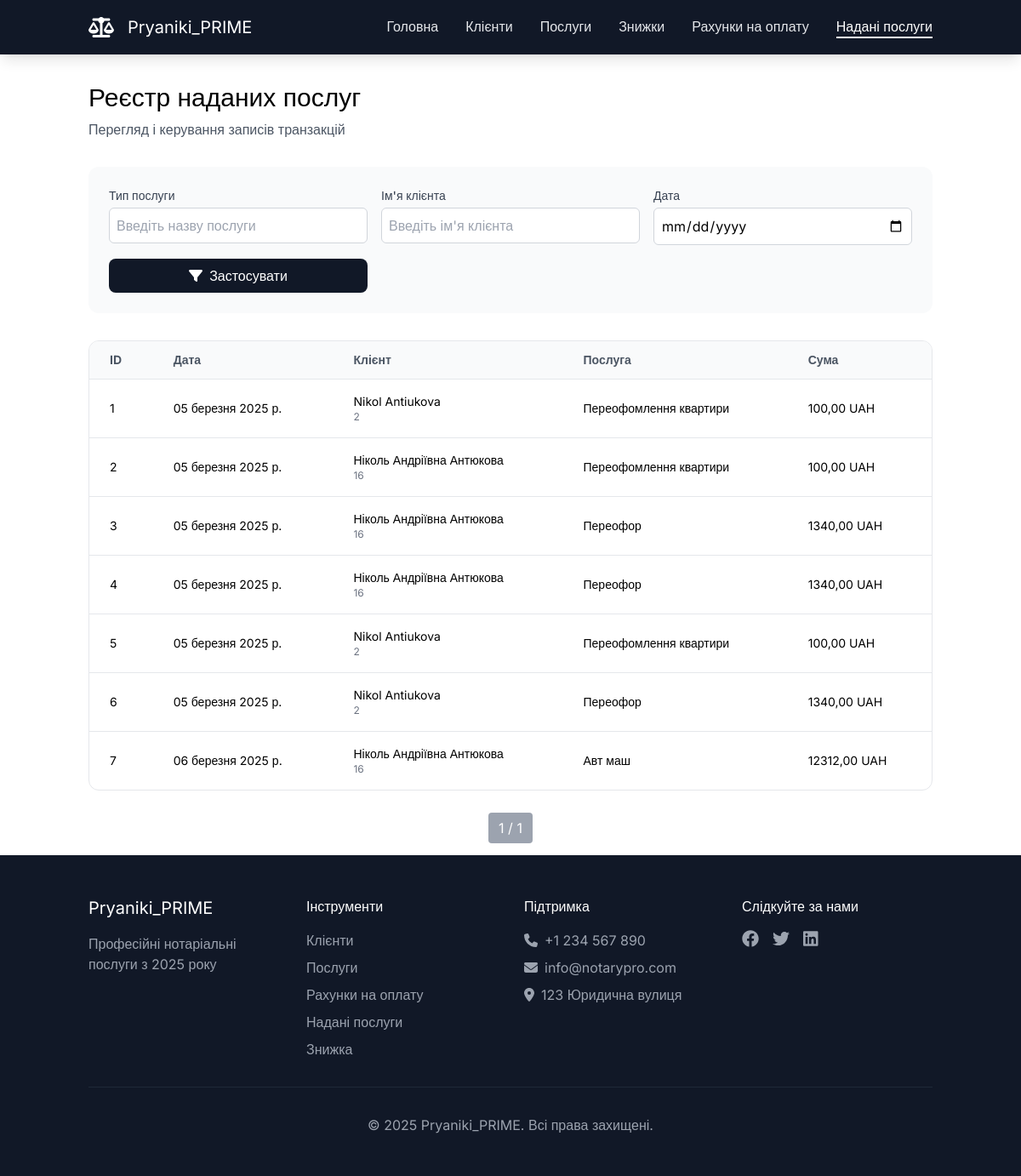
Before: /provided_services (signed in) with the older database file.
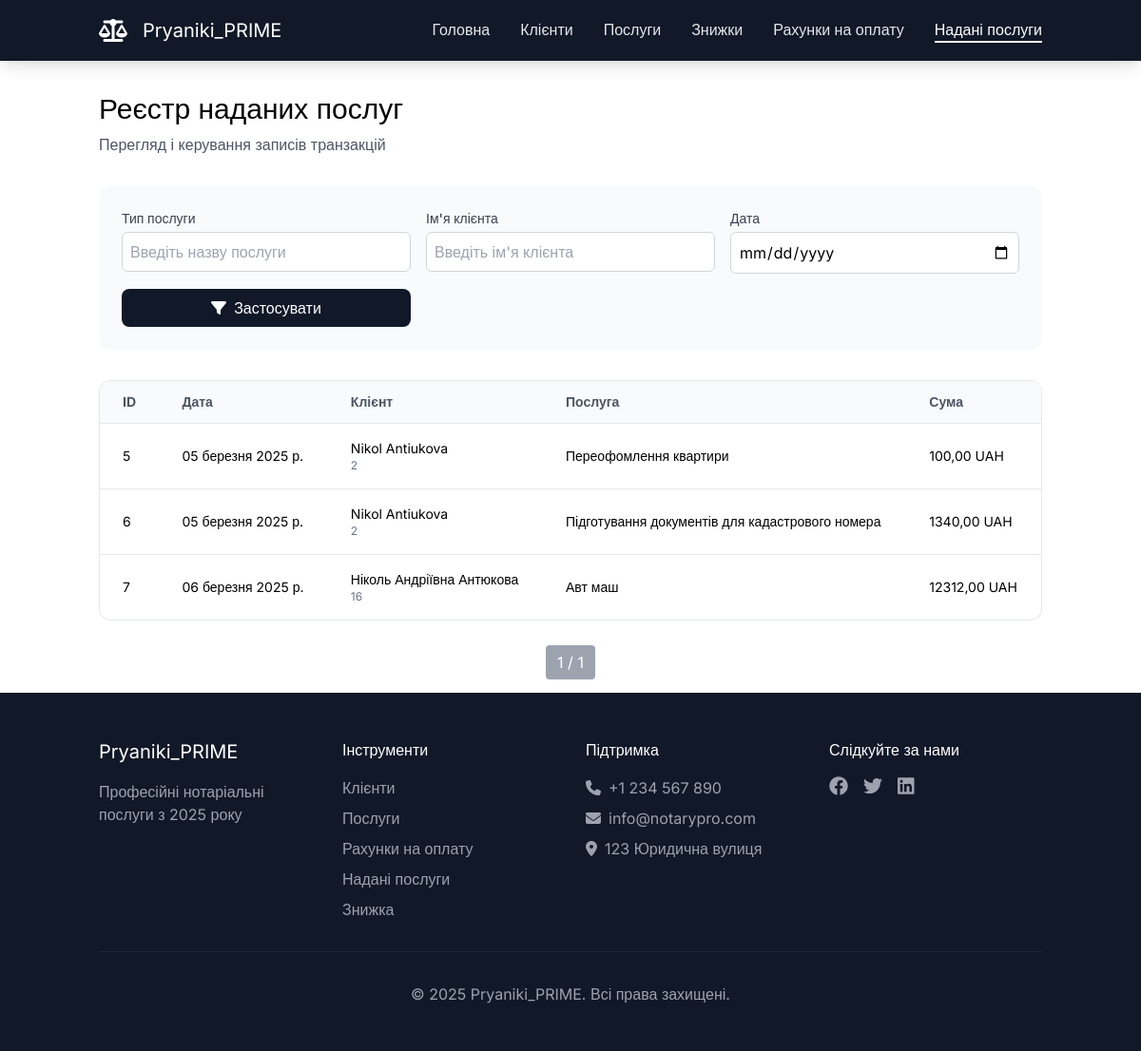
After: the same page with the newer database file.
### RealAgency/models.py (models this page shows)
class ProvidedService(models.Model):
    invoice = models.ForeignKey(Invoice, on_delete=models.CASCADE)
    service = models.ForeignKey(Service, on_delete=models.CASCADE)
    amount = models.IntegerField()
    price = models.DecimalField(max_digits=19, decimal_places=2)
    pdv = models.IntegerField()
    total_no_pdv = models.DecimalField(max_digits=19, decimal_places=2)
    total_pdv = models.DecimalField(max_digits=19, decimal_places=2)

class Invoice(models.Model):
    client = models.ForeignKey(Client, on_delete=models.CASCADE)
    date = models.DateField()
    code = models.CharField(max_length=255)
    invoice_file_path = models.CharField(max_length=255)
    commission = models.IntegerField()
    discount = models.IntegerField()
    pdv = models.IntegerField()
    commission_amount_no_pdv = models.DecimalField(max_digits=19, decimal_places=2)
    services_total_no_pdv = models.DecimalField(max_digits=19, decimal_places=2)
    total_no_pdv = models.DecimalField(max_digits=19, decimal_places=2)
    total_pdv = models.DecimalField(max_digits=19, decimal_places=2)

class Client(models.Model):
    client_type = models.ForeignKey(ClientType, on_delete=models.CASCADE)
    name = models.CharField(max_length=255)
    address = models.CharField(max_length=255)
    phone = models.CharField(max_length=255)
    email = models.CharField(max_length=255)
    passport_id = models.CharField(max_length=255, null=True, blank=True)
    iin = models.CharField(max_length=255, null=True, blank=True)
    edrpou = models.CharField(max_length=255, null=True, blank=True)

class Service(models.Model):
    name = models.CharField(max_length=255)
    description = models.CharField(max_length=255)
    unit = models.CharField(max_length=255)
    price = models.DecimalField(max_digits=19, decimal_places=2)

### RealAgency/views.py (the view)
        def _wrapped_view(request, *args, **kwargs):
            if not request.user.is_authenticated:
                return redirect('login')
            if not any(group.name in roles for group in request.user.groups.all()):
                raise PermissionDenied("You are not permitted to perform this action.")
            return view_func(request, *args, **kwargs)

### RealAgency/views.py (called while the page is built)
def role_required(roles):
    def decorator(view_func):
        def _wrapped_view(request, *args, **kwargs):
            if not request.user.is_authenticated:
                return redirect('login')
            if not any(group.name in roles for group in request.user.groups.all()):
                raise PermissionDenied("You are not permitted to perform this action.")
            return view_func(request, *args, **kwargs)
        return _wrapped_view
    return decorator

@role_required(['Manager', 'Notary'])
def provided_services(request):
    provided_services_list = ProvidedService.objects.all().order_by('id')
    paginator = Paginator(provided_services_list, 10)
    page_number = request.GET.get('page')
    page_obj = paginator.get_page(page_number)
    return render(request, 'provided_services/main.html', {'provided_services': page_obj})

### templates/provided_services/main.html (shortened to what the changed rows need)
{% extends "base.html" %}
{% block content %}
    <main id="main" class="pt-24">
        <div class="container mx-auto px-4">
            <div id="page-header" class="mb-8">
                <h1 class="text-3xl mb-2">Реєстр наданих послуг</h1>
            </div>
            <div id="transactions-table" class="bg-white rounded-xl border border-neutral-200 overflow-hidden">
                <table class="w-full">
                    <thead class="bg-neutral-50 border-b border-neutral-200">
                        <tr>
                            <th class="px-6 py-3 text-left text-sm text-neutral-600">ID</th>
                            <th class="px-6 py-3 text-left text-sm text-neutral-600">Дата</th>
                            <th class="px-6 py-3 text-left text-sm text-neutral-600">Клієнт</th>
                            <th class="px-6 py-3 text-left text-sm text-neutral-600">Послуга</th>
                            <th class="px-6 py-3 text-left text-sm text-neutral-600">Сума</th>
                        </tr>
                    </thead>
                    <tbody class="divide-y divide-neutral-200">
                        {% for provided_service in provided_services %}
                        <tr class="hover:bg-neutral-50">
                            <td class="px-6 py-4 text-sm"> {{ provided_service.id }} </td>
                            <td class="px-6 py-4 text-sm"> {{ provided_service.invoice.date }}</td>
                            <td class="px-6 py-4">
                                <div class="flex items-center">
                                    <div>
                                        <div class="text-sm">{{ provided_service.invoice.client.name }}</div>
                                        <div class="text-xs text-neutral-500">{{ provided_service.invoice.client.id }}</div>
                                    </div>
                                </div>
                            </td>
                            <td class="px-6 py-4 text-sm">{{ provided_service.service.name }}</td>
                            <td class="px-6 py-4 text-sm">{{ provided_service.price }} UAH</td>
                        </tr>
                        {% endfor %}
                    </tbody>
                </table>
            </div>
        </div>
    </main>
{% endblock %}

Changed rows visible on the page:
removed ProvidedService: id "1", invoice "05 березня 2025 р.", invoice.client.name "Nikol Antiukova", invoice.client.id "2", service.name "Переофомлення квартири", price "100,00"
removed ProvidedService: id "2", invoice "05 березня 2025 р.", invoice.client.name "Ніколь Андріївна Антюкова", invoice.client.id "16", service.name "Переофомлення квартири", price "100,00"
removed ProvidedService: id "3", invoice "05 березня 2025 р.", invoice.client.name "Ніколь Андріївна Антюкова", invoice.client.id "16", service.name "Переофор", price "1340,00"
removed ProvidedService: id "4", invoice "05 березня 2025 р.", invoice.client.name "Ніколь Андріївна Антюкова", invoice.client.id "16", service.name "Переофор", price "1340,00"
changed through a linked row, ProvidedService id 6: service.name "Переофор" → "Підготування документів для кадастрового номера"
